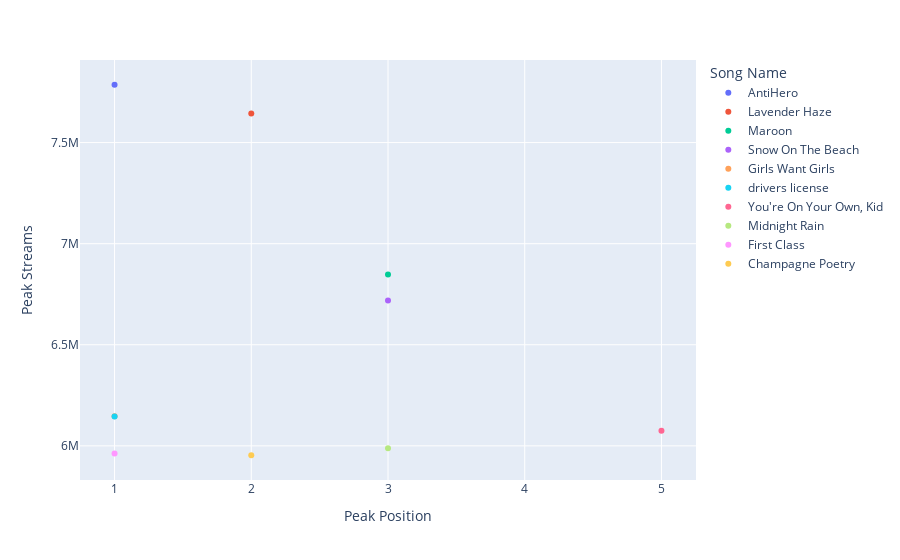

Write notebook code for a chart like this one.
### Code cell
# Create a scatter plot of the top songs based on peak position and peak streams
fig = px.scatter(df.sort_values("Peak Streams", ascending=False)[:10], x="Peak Position", y="Peak Streams", color="Song Name")

fig.show()

### Figure 1 — Plotly figure (JSON) as saved in the notebook; plotly's stock layout.template omitted (floating-point values rounded to 4 significant figures)
{"data": [{"hovertemplate": "Song Name=AntiHero<br>Peak Position=%{x}<br>Peak Streams=%{y}<extra></extra>", "legendgroup": "AntiHero", "marker": {"color": "#636efa", "symbol": "circle"}, "mode": "markers", "name": "AntiHero", "orientation": "v", "showlegend": true, "type": "scatter", "x": [1], "xaxis": "x", "y": [7786096], "yaxis": "y"}, {"hovertemplate": "Song Name=Lavender Haze<br>Peak Position=%{x}<br>Peak Streams=%{y}<extra></extra>", "legendgroup": "Lavender Haze", "marker": {"color": "#EF553B", "symbol": "circle"}, "mode": "markers", "name": "Lavender Haze", "orientation": "v", "showlegend": true, "type": "scatter", "x": [2], "xaxis": "x", "y": [7644139], "yaxis": "y"}, {"hovertemplate": "Song Name=Maroon<br>Peak Position=%{x}<br>Peak Streams=%{y}<extra></extra>", "legendgroup": "Maroon", "marker": {"color": "#00cc96", "symbol": "circle"}, "mode": "markers", "name": "Maroon", "orientation": "v", "showlegend": true, "type": "scatter", "x": [3], "xaxis": "x", "y": [6847851], "yaxis": "y"}, {"hovertemplate": "Song Name=Snow On The Beach<br>Peak Position=%{x}<br>Peak Streams=%{y}<extra></extra>", "legendgroup": "Snow On The Beach", "marker": {"color": "#ab63fa", "symbol": "circle"}, "mode": "markers", "name": "Snow On The Beach", "orientation": "v", "showlegend": true, "type": "scatter", "x": [3], "xaxis": "x", "y": [6719156], "yaxis": "y"}, {"hovertemplate": "Song Name=Girls Want Girls<br>Peak Position=%{x}<br>Peak Streams=%{y}<extra></extra>", "legendgroup": "Girls Want Girls", "marker": {"color": "#FFA15A", "symbol": "circle"}, "mode": "markers", "name": "Girls Want Girls", "orientation": "v", "showlegend": true, "type": "scatter", "x": [1], "xaxis": "x", "y": [6146233], "yaxis": "y"}, {"hovertemplate": "Song Name=drivers license<br>Peak Position=%{x}<br>Peak Streams=%{y}<extra></extra>", "legendgroup": "drivers license", "marker": {"color": "#19d3f3", "symbol": "circle"}, "mode": "markers", "name": "drivers license", "orientation": "v", "showlegend": true, "type": "scatter", "x": [1], "xaxis": "x", "y": [6145601], "yaxis": "y"}, {"hovertemplate": "Song Name=You're On Your Own, Kid<br>Peak Position=%{x}<br>Peak Streams=%{y}<extra></extra>", "legendgroup": "You're On Your Own, Kid", "marker": {"color": "#FF6692", "symbol": "circle"}, "mode": "markers", "name": "You're On Your Own, Kid", "orientation": "v", "showlegend": true, "type": "scatter", "x": [5], "xaxis": "x", "y": [6074375], "yaxis": "y"}, {"hovertemplate": "Song Name=Midnight Rain<br>Peak Position=%{x}<br>Peak Streams=%{y}<extra></extra>", "legendgroup": "Midnight Rain", "marker": {"color": "#B6E880", "symbol": "circle"}, "mode": "markers", "name": "Midnight Rain", "orientation": "v", "showlegend": true, "type": "scatter", "x": [3], "xaxis": "x", "y": [5987889], "yaxis": "y"}, {"hovertemplate": "Song Name=First Class<br>Peak Position=%{x}<br>Peak Streams=%{y}<extra></extra>", "legendgroup": "First Class", "marker": {"color": "#FF97FF", "symbol": "circle"}, "mode": "markers", "name": "First Class", "orientation": "v", "showlegend": true, "type": "scatter", "x": [1], "xaxis": "x", "y": [5962326], "yaxis": "y"}, {"hovertemplate": "Song Name=Champagne Poetry<br>Peak Position=%{x}<br>Peak Streams=%{y}<extra></extra>", "legendgroup": "Champagne Poetry", "marker": {"color": "#FECB52", "symbol": "circle"}, "mode": "markers", "name": "Champagne Poetry", "orientation": "v", "showlegend": true, "type": "scatter", "x": [2], "xaxis": "x", "y": [5953619], "yaxis": "y"}], "layout": {"legend": {"title": {"text": "Song Name"}, "tracegroupgap": 0}, "margin": {"t": 60}, "xaxis": {"anchor": "y", "domain": [0, 1], "title": {"text": "Peak Position"}}, "yaxis": {"anchor": "x", "domain": [0, 1], "title": {"text": "Peak Streams"}}}}
